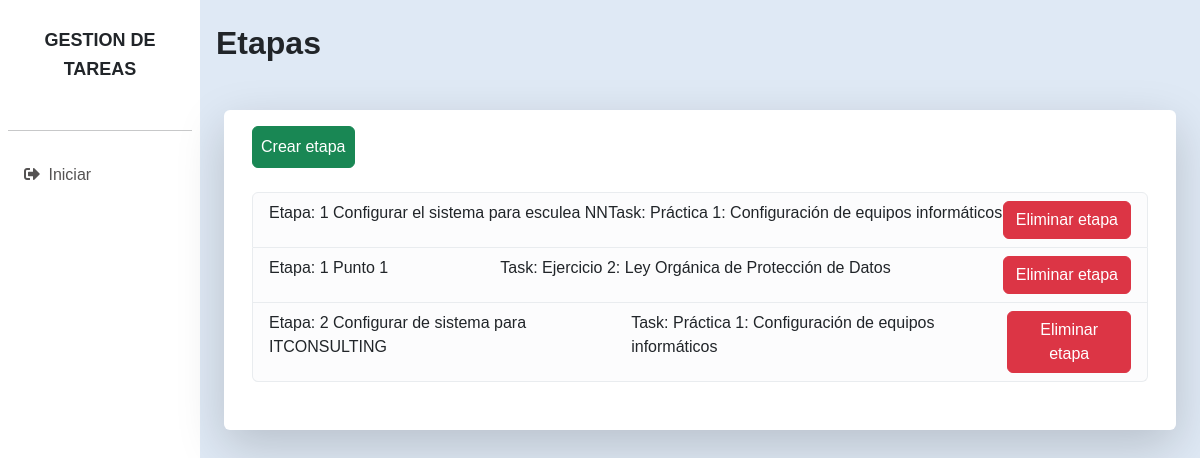
/stages/, run on an earlier commit of the app's database.
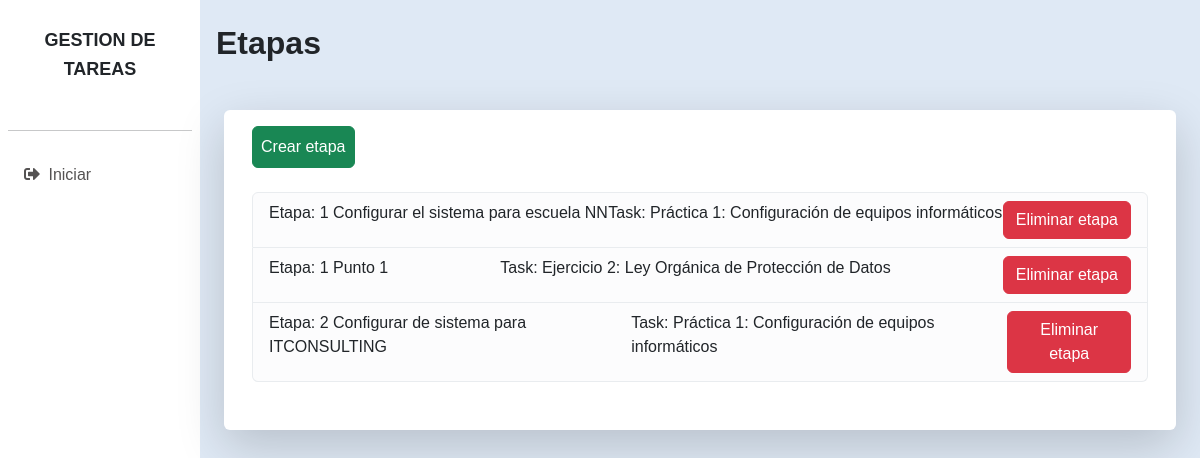
And on a later commit of the database.
### taskapp/models.py (models this page shows, shortened)
class Stage(models.Model):
    count = models.PositiveIntegerField(verbose_name='orden')
    title = models.CharField(max_length=100, verbose_name='titulo')
    description = models.TextField(null=False, blank=True, verbose_name='descripcion')
    start_date = models.DateTimeField(auto_now_add=True, verbose_name='fecha de inicio')
    end_date = models.DateTimeField(verbose_name='fecha de terminacion')
    status = models.BooleanField()
    task = models.ForeignKey(
        Task,
        on_delete=models.CASCADE,
        related_name='stages',
        verbose_name='tarea')
    student = models.ForeignKey(
        settings.AUTH_USER_MODEL,
        on_delete=models.PROTECT,
        related_name='stages',
        limit_choices_to={'is_student': True},
        verbose_name='alumno')
    class Meta:
        ordering = ['count']

class Task(models.Model):
    title = models.CharField(max_length=100, verbose_name='titulo')
    description = models.TextField(null=False, blank=True, verbose_name='descripcion')
    start_date = models.DateTimeField(auto_now_add=True)
    end_date = models.DateTimeField(verbose_name='fecha de terminacion')
    students = models.ManyToManyField(
        settings.AUTH_USER_MODEL,
        related_name='tasks_as_student',
        limit_choices_to={'is_student': True},
        verbose_name='alumnos'
    )
    tutor = models.ForeignKey(
        settings.AUTH_USER_MODEL,
        on_delete=models.PROTECT,
        related_name='tasks_as_tutor',
        limit_choices_to={'is_tutor': True},
        verbose_name='tutor')
    course = models.ForeignKey(
        Course,
        on_delete=models.PROTECT,
        related_name='tasks',
        verbose_name='cursos')

### taskapp/views.py (the view)
# urls.py: path('stages/', StagesListView.as_view(), name='stages_list'),
class StagesListView(ListView): #(PermissionRequiredMixin, ListView):
    model = Stage
    template_name = ('stages/stages-list.html')
    context_object_name = 'stages'
    queryset = Stage.objects.all #(.archived=False)

### taskapp/templates/stages/stages-list.html
{% extends "_base.html" %}
{% block content %}
<h2 class="fw-bold">Etapas</h2>
<div class="row bg-white px-3 py-3 mx-2 my-5 rounded pb-5 shadow-lg">
    <div class="hstack gap-3 pb-4">
        <a href="/stages/new/" class="btn btn-success p-2">Crear etapa</a>
    </div>
    <div class="col">
        <ul class="list-group">
            {% for stage in stages %}
            <li class="list-group-item list-group-item-light d-flex justify-content-between">
                <a href="/stages/{{ stage.pk }}/" class="text-decoration-none link-dark">Etapa: {{ stage.count }}  {{ stage.title }} </a>
                <a href="/tasks/{{ stage.task.pk }}/" class="text-decoration-none link-dark">Task: {{ stage.task.title }}</a>
                <a href="/stages/{{ stage.pk }}/delete/" class="btn btn-danger">Eliminar etapa</a>
            </li>
            {% endfor %}
        </ul>
    </div>
</div>
{% endblock %}

What changed in the data, as far as the page shows it:
changed Stage: title "Configurar el sistema para esculea NN" → "Configurar el sistema para escuela NN"
